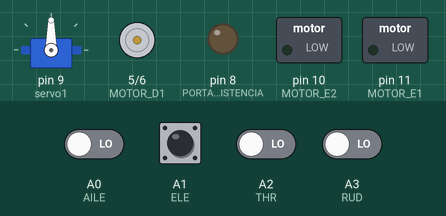
Simulated run of this sketch. Board: Arduino Uno, built with avr-gcc and run on an emulated ATmega328P. On the bench: servo, motor-driver pin pairs drawn as motors (green arrow = first pin HIGH = forward, orange = second pin HIGH = backward, longer = more drive), switched loads named in the sketch (green lamp = pin HIGH), output pins drawn as LEDs (lit = HIGH). The inputs (shaded band) are chosen by the test bench; at power-on: A0 (AILE), A1 (ELE), A2 (THR), A3 (RUD) LOW.

Above: at 1.2 s.
1.3 s: A1 (ELE) pulsed HIGH 2 times (0.12 s each, 0.3 s apart)
At 4.7 s:
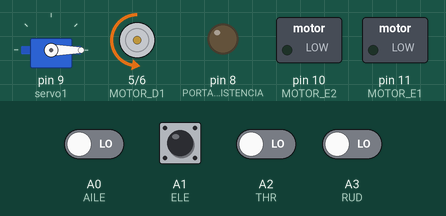
4.9 s: A1 (ELE) pulsed HIGH 5 times (0.12 s each, 0.3 s apart)
At 8.3 s:
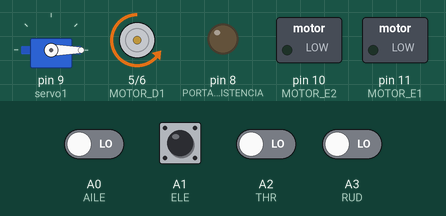
At 11.4 s:
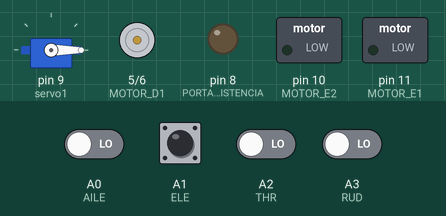
Timing chart, 0 to 12.9 s (numbered marks = the images above; inputs shaded):
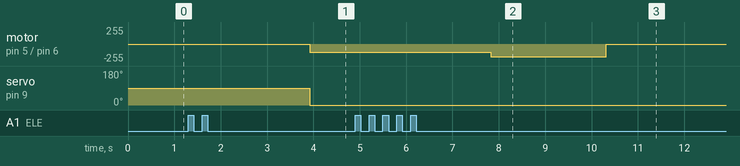

Measured:
- after the input at 1.3 s, motor on pin 5 (MOTOR_D1) / pin 6 (MOTOR_D2): stopped → backward 127/255 after 2.6 s; servo on pin 9 (servo1): 90° → 0° after 2.6 s
- after the input at 4.9 s, motor on pin 5 (MOTOR_D1) / pin 6 (MOTOR_D2): backward 127/255 → backward 191/255 after 2.9 s, → stopped 2.5 s later

The sketch:

Programa__oComFiltro.ino
```cpp
/* basic.ino
 * Código para controle de robô beetleweight
 * Autores: Isabella Galvão e Marcus Vinícius
 * 14/09/2016
 */

//Inclui biblioteca para acesso a funções matemáticas avançadas
#include <math.h>
#include <Servo.h>
Servo servo1;


//Define os pinos que os motores estarão conectados
#define MOTOR_E1 11
#define MOTOR_E2 10
#define MOTOR_D1 5
#define MOTOR_D2 6
#define PORTA_RESISTENCIA 8


#define DEBUG 0
#define ESPERA 500
#define MAX_RUD 1840
#define ANGULO_MAX 30 //Define as entradas de sinal do controle
#define AILE A0
#define ELE A1
#define THR A2
#define RUD A3

//Constantes para leitura do controle (Devem ser calibradas)
#define MAX 1900
#define MIN 1200
//Intensidade máxima do sinal permitida como velocidade máxima
#define VELOCIDADE_MAXIMA 255
#define VELOCIDADE_MINIMA 10    //Mudar de acordo com o robô
#define N 3

//Vão guardar as leituras vindas do controle
int aile = 0;
int ele = 0;
int ele_potencia = 0;
int aile_potencia = 0;
int ele_filtrado,aile_filtrado;
int eleF[N],aileF[N];
int EMA_S = 0;
int EMA_S1 = 0;
float EMA_B = 2.0/(N+1);
int rud=0, thr =0;
bool acionar;


//limiar aile ele
#define LIMIAR_MAX_AILE 9
#define LIMIAR_MIN_AILE -49
#define LIMIAR_MAX_ELE  9
#define LIMIAR_MIN_ELE  -49

void setup() {
  // put your setup code here, to run once:
  pinMode(AILE, INPUT);
  pinMode(ELE, INPUT);
  pinMode(RUD,INPUT);
  pinMode(THR,INPUT);
  pinMode(PORTA_RESISTENCIA,OUTPUT);

  pinMode(MOTOR_E1, OUTPUT);
  pinMode(MOTOR_E2, OUTPUT);
  pinMode(MOTOR_D1, OUTPUT);
  pinMode(MOTOR_D2, OUTPUT);
  servo1.attach(9);
  aile=0;
  ele=0;
  if(DEBUG){
  Serial.begin(9600);
  Serial.flush();
  }
  for(int i=0;i<N;i++){eleF[N]=0; aileF[N]=0;}
}

void loop (){
inicializacao();


Serial.print("AILE: ");
Serial.println(aile);
Serial.print("ELE : ");
Serial.println(ele);
delay(ESPERA);


if ((aile>=1489 && aile<=1560 ) && (ele>=1500 && ele<=1560)|| (aile ==0 && ele==0)){
  parado();
  Serial.println("Parado");
}

else{
 // Serial.println("funfou");
 acionamento_servo();
angulacao_servo(acionar);
acionamento_resistencia();


     ele_potencia = potenciaPwmEle(ele);
     aile_potencia = potenciaPwmAile(aile);
     ele_filtrado = filtroEle(ele_potencia);
     aile_filtrado = filtroAile(aile_potencia);


if(((aile_filtrado >= LIMIAR_MIN_AILE) && (aile_filtrado <= LIMIAR_MAX_AILE)) && ((ele_filtrado >= LIMIAR_MIN_ELE) && (ele_filtrado <= LIMIAR_MAX_ELE)))
parado();

else if(ele_filtrado > 40 && ele_filtrado <= 255){
if(aile_filtrado >=-10 && aile_filtrado <= 10){
direcoes(1);
//Serial.println("FRENTE");
}
else if((ele_filtrado > 40 && ele_filtrado <= 255)&& (aile_filtrado > 10 && aile_filtrado < 250)){
 direcoes(2);
//Serial.println("FRENTE DIREITA");
}
else if((ele_filtrado > 40 && ele_filtrado <= 255) &&(aile_filtrado > -250 && aile_filtrado < -10)){
direcoes(12);
  //Serial.println("FRENTE ESQUERDA");
}
else if ((aile_filtrado>30 && aile_filtrado <= 255)&&(ele_filtrado>18 && ele_filtrado <255)){
direcoes(3);
//Serial.println("DIREITA CIMA");
}
else if ((aile_filtrado>=-255 && aile_filtrado <-30)&&(ele_filtrado>18 && ele_filtrado <255)){
direcoes(11);
//Serial.println("ESQUERDA CIMA");
}
}

else if(ele_filtrado >=-10 && ele_filtrado <=18 && (aile_filtrado > 29 && aile_filtrado <= 255)){
direcoes(4);
//Serial.println("DIREITA");
}
else if(ele_filtrado >=-10 && ele_filtrado <=18 && (aile_filtrado >= -255 && aile_filtrado <= -35)){
direcoes(10);
//  Serial.println("ESQUERDA");
}
else if(ele_filtrado >=-255 && ele_filtrado <-40){
if(aile_filtrado >=-10 && aile_filtrado <= 10 && (ele_filtrado >=-255 && ele_filtrado <-40)){
direcoes(7);
//  Serial.println("TRAS");
}
else if((ele_filtrado >= -255 && ele_filtrado <-40)&& (aile_filtrado > 10 && aile_filtrado < 250)){
direcoes(6);
 // Serial.println("TRAS DIREITA");
}
else if((ele_filtrado >=-255 && ele_filtrado <-40) &&(aile_filtrado > -250 && aile_filtrado < -10)){
direcoes(8);
 // Serial.println("TRAS ESQUERDA");
}
else if ((aile_filtrado>30 && aile_filtrado <= 255)&&(ele_filtrado>-255 && ele_filtrado <-40)){
direcoes(5);
//  Serial.println("DIREITA BAIXO");
}
else if ((aile_filtrado>=-255 && aile_filtrado <-30)&&(ele_filtrado>-255 && ele_filtrado <-40)){
direcoes(9);
//  Serial.println("ESQUERDA BAIXO");
}
}

}
}


void inicializacao(){
aile = pulseIn(AILE, HIGH);
ele = pulseIn(ELE,HIGH);
}


void leitura_ele_aile(){
Serial.print(" AILE : ");
Serial.print(aile_filtrado);
Serial.print(" ELE: ");
Serial.println(ele_filtrado);
//delay(ESPERA);
}
void parado(){
  digitalWrite(MOTOR_E1,LOW);
  digitalWrite(MOTOR_E2,LOW);
  digitalWrite(MOTOR_D1,LOW);
  digitalWrite(MOTOR_D2,LOW);
}


void motorEsquerdo(int pwr) {

  if (pwr > 0) {
    analogWrite(MOTOR_E1, abs(pwr));
    digitalWrite(MOTOR_E2, LOW);
  }
  else {
    analogWrite(MOTOR_E2, abs(pwr));
    digitalWrite(MOTOR_E1, LOW);
  }
}
void motorDireito(int pwr) {


  if (pwr > 0) {
    analogWrite(MOTOR_D1, abs(pwr));
    digitalWrite(MOTOR_D2, LOW);
  }
  else {
    analogWrite(MOTOR_D2, abs(pwr));
    digitalWrite(MOTOR_D1, LOW);
  }
}
void direcoes (int x){
      if (x==1){
      analogWrite(MOTOR_E1,VELOCIDADE_MAXIMA);
      digitalWrite(MOTOR_E2,LOW);
      analogWrite(MOTOR_D1,VELOCIDADE_MAXIMA);
      digitalWrite(MOTOR_D2,LOW);
      }
      else if(x==2){
      analogWrite(MOTOR_E1,abs(ele_filtrado));
      digitalWrite(MOTOR_E2,LOW);
      analogWrite(MOTOR_D1,abs(ele_filtrado-aile_filtrado));
      digitalWrite(MOTOR_D2,LOW);
      }
      else if(x==3){
      analogWrite(MOTOR_E1,abs(aile_filtrado));
      digitalWrite(MOTOR_E2,LOW);
      digitalWrite(MOTOR_D1,LOW);
      analogWrite(MOTOR_D2,abs(aile_filtrado-ele_filtrado));
      }
      else if(x==4){
      analogWrite(MOTOR_E1,VELOCIDADE_MAXIMA);
      digitalWrite(MOTOR_E2,LOW);
      digitalWrite(MOTOR_D1,LOW);
      analogWrite(MOTOR_D2,VELOCIDADE_MAXIMA);
      }
      else if (x==5){
      digitalWrite(MOTOR_E1,LOW);
      analogWrite(MOTOR_E2,abs(aile_filtrado));
      analogWrite(MOTOR_D1,abs(aile_filtrado+ele_filtrado));
      digitalWrite(MOTOR_D2,LOW);
      }
      else if (x==6){
      digitalWrite(MOTOR_E1,LOW);
      analogWrite(MOTOR_E2,abs(ele_filtrado));
      digitalWrite(MOTOR_D1,LOW);
      analogWrite(MOTOR_D2,abs(ele_filtrado+aile_filtrado));
      }
      else if (x==7){
      digitalWrite(MOTOR_E1,LOW);
      analogWrite(MOTOR_E2,abs(VELOCIDADE_MAXIMA));
      digitalWrite(MOTOR_D1,LOW);
      analogWrite(MOTOR_D2,abs(VELOCIDADE_MAXIMA));
      }
      else if (x==8){
      digitalWrite(MOTOR_E1,LOW);
      analogWrite(MOTOR_E2,abs(-ele_filtrado+aile_filtrado));
      digitalWrite(MOTOR_D1,LOW);
      analogWrite(MOTOR_D2,abs(ele_filtrado));
      }
      else if (x==9){
      analogWrite(MOTOR_E1,abs(ele_filtrado-aile_filtrado));
      digitalWrite(MOTOR_E2,LOW);
      digitalWrite(MOTOR_D1,LOW);
      analogWrite(MOTOR_D2,abs(aile_filtrado));
      }
      else if (x==10){
      digitalWrite(MOTOR_E1,LOW);
      analogWrite(MOTOR_E2,abs(VELOCIDADE_MAXIMA));
      analogWrite(MOTOR_D1,abs(VELOCIDADE_MAXIMA));
      digitalWrite(MOTOR_D2,LOW);
      }
    else if (x==11){
      digitalWrite(MOTOR_E1,LOW);
      analogWrite(MOTOR_E2,abs(aile_filtrado+ele_filtrado));
      analogWrite(MOTOR_D1,abs(aile_filtrado));
      digitalWrite(MOTOR_D2,LOW);
      }
    else if(x==12){
      analogWrite(MOTOR_E1,abs(ele_filtrado+aile_filtrado));
      digitalWrite(MOTOR_E2,LOW);
      analogWrite(MOTOR_D1,abs(ele_filtrado));
      digitalWrite(MOTOR_D2,LOW);
      }

}

void acionamento_servo(){
rud = pulseIn(RUD, HIGH);
thr = pulseIn(THR,HIGH);

if (rud >= MAX_RUD)
acionar = true;
else
acionar = false;

/*Serial.print("RUD : ");
Serial.println(rud);
Serial.print("THR : ");
Serial.println(thr);
delay(500); */

}

void angulacao_servo(bool tipo){
  if(tipo){
  servo1.write(ANGULO_MAX);
 // Serial.println(ANGULO_MAX);
  }
  else
  servo1.write(0);
  //Serial.println(acionar);
}
void acionamento_resistencia (){
if(thr < 1548){
digitalWrite(PORTA_RESISTENCIA,LOW);
//Serial.println("Fogo desligado boy");
//delay(ESPERA);
}
else{
digitalWrite(PORTA_RESISTENCIA,HIGH);
//Serial.println("Fogo ligado boy");
//delay(ESPERA);
}
}


int filtroEle(int sinal){
 /* for(int i= N-1;i>0;i--)eleF[i]=eleF[i-1];
  eleF[0]=sinal;
  long soma=0;
  for(int i=0;i<N;i++)soma+=eleF[i];
int filtrado = soma/N;*/
 EMA_S = (EMA_B*sinal) + ((1-EMA_B)*EMA_S);
return EMA_S;
}

int filtroAile(int sinal1){
  /*for(int i= N-1;i>0;i--)aileF[i]=aileF[i-1];
  aileF[0]=sinal1;
  long soma1=0;
  for(int i=0;i<N;i++)soma1+=aileF[i];
int filtrado1 = soma1/N;*/
 EMA_S1 = (EMA_B*sinal1) + ((1-EMA_B)*EMA_S1);
return EMA_S1;
}
int potenciaPwmAile(int sinal) {
    int potencia = map(sinal, MIN, MAX, -255, 255);               //mapeando aile
    if(abs(potencia) > VELOCIDADE_MAXIMA) {                   //limitando velocidade máxima
      return (potencia/abs(potencia)) * VELOCIDADE_MAXIMA;
    }
      else if(abs(potencia) < VELOCIDADE_MINIMA){
        return (potencia/abs(potencia)) * VELOCIDADE_MINIMA;
      }
        else{
          return potencia;
        }
  }
//Função que mapeia os valores de ele e limita a potência
int potenciaPwmEle(int sinal) {
    int potencia = map(sinal, MIN, MAX, -255, 255);             //mapeando a ele
    if(abs(potencia) > VELOCIDADE_MAXIMA) {                 //limitando a velocidade máxima
     return (potencia/abs(potencia)) * VELOCIDADE_MAXIMA;
    }
      else if(abs(potencia) < VELOCIDADE_MINIMA){
        return (potencia/abs(potencia)) * VELOCIDADE_MINIMA;
      }
      else {
        return potencia;
    }
  }
```
